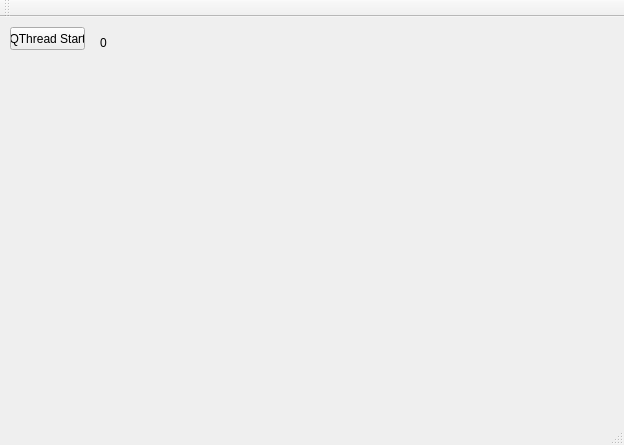
<?xml version="1.0" encoding="UTF-8"?>
<ui version="4.0" idbasedtr="false">
 <class>QTreadTestClass</class>
 <widget class="QMainWindow" name="QTreadTestClass">
  <property name="geometry">
   <rect>
    <x>0</x>
    <y>0</y>
    <width>624</width>
    <height>445</height>
   </rect>
  </property>
  <property name="windowTitle">
   <string>QTreadTest</string>
  </property>
  <widget class="QWidget" name="centralWidget">
   <widget class="QPushButton" name="pushButton">
    <property name="geometry">
     <rect>
      <x>10</x>
      <y>10</y>
      <width>75</width>
      <height>23</height>
     </rect>
    </property>
    <property name="text">
     <string>QThread Start</string>
    </property>
   </widget>
   <widget class="QLabel" name="label">
    <property name="geometry">
     <rect>
      <x>100</x>
      <y>20</y>
      <width>47</width>
      <height>12</height>
     </rect>
    </property>
    <property name="text">
     <string>0</string>
    </property>
   </widget>
  </widget>
  <widget class="QMenuBar" name="menuBar">
   <property name="geometry">
    <rect>
     <x>0</x>
     <y>0</y>
     <width>624</width>
     <height>21</height>
    </rect>
   </property>
  </widget>
  <widget class="QToolBar" name="mainToolBar">
   <attribute name="toolBarArea">
    <enum>TopToolBarArea</enum>
   </attribute>
   <attribute name="toolBarBreak">
    <bool>false</bool>
   </attribute>
  </widget>
  <widget class="QStatusBar" name="statusBar"/>
 </widget>
 <layoutdefault spacing="6" margin="11"/>
 <resources>
  <include location="QTreadTest.qrc"/>
 </resources>
 <connections>
  <connection>
   <sender>pushButton</sender>
   <signal>clicked()</signal>
   <receiver>QTreadTestClass</receiver>
   <slot>on_butten_click()</slot>
   <hints>
    <hint type="sourcelabel">
     <x>52</x>
     <y>50</y>
    </hint>
    <hint type="destinationlabel">
     <x>52</x>
     <y>83</y>
    </hint>
   </hints>
  </connection>
 </connections>
 <slots>
  <slot>on_butten_click()</slot>
 </slots>
</ui>
